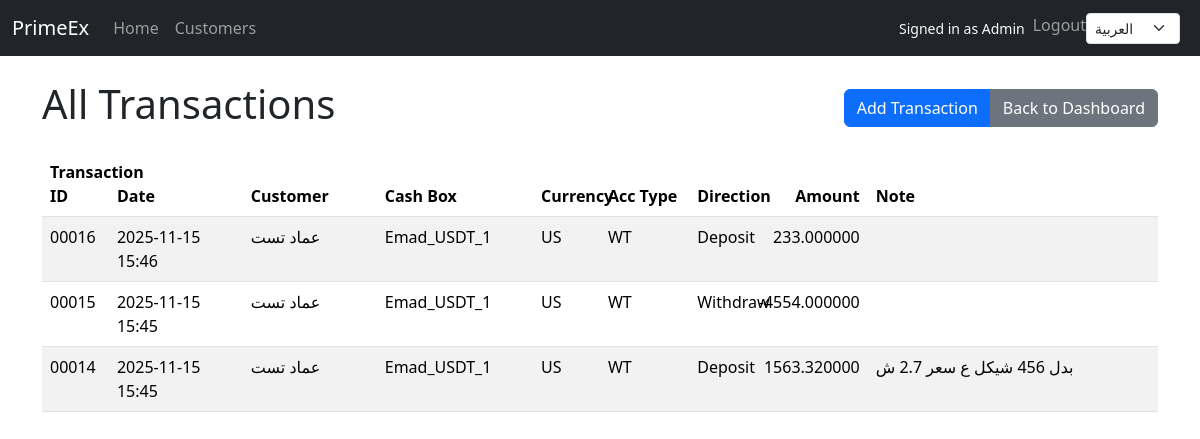
/en/transactions/ (signed in), run on an earlier commit of the app's database.
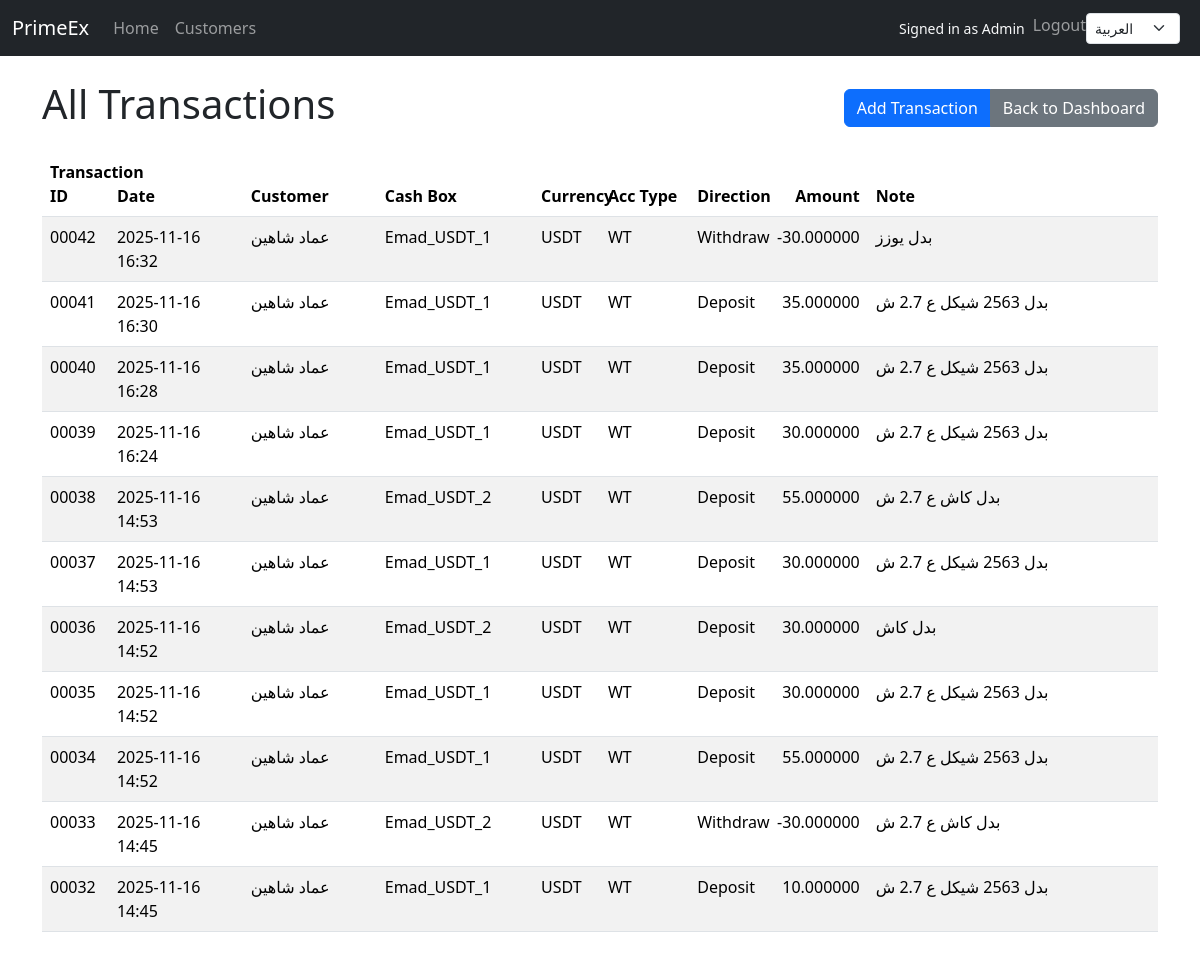
And on a later commit of the database.
### cashbox/models.py (models this page shows, shortened)
class Transaction(models.Model):
    class Direction(models.TextChoices):
        DEPOSIT = "DEPOSIT", "Deposit"
        WITHDRAW = "WITHDRAW", "Withdraw"
    cashbox = models.ForeignKey(CashBox, on_delete=models.CASCADE, related_name="transactions")
    direction = models.CharField(max_length=8, choices=Direction.choices)
    amount = models.DecimalField(max_digits=18, decimal_places=6)
    note = models.CharField(max_length=255, blank=True)
    created_at = models.DateTimeField(auto_now_add=True)
    class Meta:
        ordering = ["-created_at"]
        indexes = [
            Index(fields=["cashbox", "created_at"]),
        ]
        constraints = [
            CheckConstraint(check=Q(amount__gt=0), name="amount_positive"),
        ]

class CashBox(models.Model):
    customer = models.ForeignKey(Customer, on_delete=models.CASCADE, related_name="cashboxes")
    currency = models.ForeignKey(Currency, on_delete=models.PROTECT)
    account_type = models.ForeignKey(AccountType, on_delete=models.PROTECT)
    name = models.CharField(max_length=100, blank=True, default="")
    created_at = models.DateTimeField(auto_now_add=True)
    class Meta:
        indexes = [
            Index(fields=["customer", "currency", "account_type"]),
        ]

class Customer(models.Model):
    name = models.CharField(max_length=200)
    phone = models.CharField(max_length=50, blank=True)
    created_at = models.DateTimeField(auto_now_add=True)

class Currency(models.Model):
    code = models.CharField(max_length=10, unique=True)
    name = models.CharField(max_length=50)
    symbol = models.CharField(max_length=10, blank=True)
    decimal_places = models.PositiveSmallIntegerField(default=2)
    is_active = models.BooleanField(default=True)

class AccountType(models.Model):
    code = models.CharField(max_length=20, unique=True)
    name = models.CharField(max_length=50)

### cashbox/views.py (the view)
# urls.py: path("transactions/", TransactionReviewListView.as_view(), name="transaction_review"),
class TransactionReviewListView(LoginRequiredMixin, ListView):
    model = Transaction
    paginate_by = 50
    template_name = "cashbox/transactions_list.html"
    def get_queryset(self):
        qs = (
            Transaction.objects.all()
            .select_related(
                "cashbox",
                "cashbox__customer",
                "cashbox__currency",
                "cashbox__account_type",
            )
            .order_by("-created_at", "-id")
        )
        return qs
    def get_context_data(self, **kwargs):
        ctx = super().get_context_data(**kwargs)
        ctx.update({"scope": "all", "title": _("All Transactions")})
        return ctx

### cashbox/context_processors.py (called while the page is built)
def nav_customers(request):
    customers = Customer.objects.all().only("id", "name").order_by("name")
    return {"nav_customers": customers}

### templates/cashbox/transactions_list.html (shortened to what this page needs)
{% extends "base.html" %}
{% load i18n humanize %}
{% block content %}
<div class="d-flex justify-content-between align-items-center mb-3">
  <h1>{{ title }}</h1>
  <div class="btn-group">
    {% if perms.cashbox.add_transaction %}
      {% if scope == 'cashbox' %}
        <a class="btn btn-primary" href="{% url 'transaction_create' %}?cashbox={{ cashbox.id }}">{% trans "Add Transaction" %}</a>
      {% else %}
        <a class="btn btn-primary" href="{% url 'transaction_create' %}">{% trans "Add Transaction" %}</a>
      {% endif %}
    {% endif %}
    {% if scope == 'cashbox' %}
      <a class="btn btn-secondary" href="{% url 'customer_report' cashbox.customer.pk %}">{% trans "Back to Customer" %}</a>
    {% elif scope == 'customer' %}
      <a class="btn btn-secondary" href="{% url 'customer_report' customer.pk %}">{% trans "Back to Customer" %}</a>
    {% else %}
      <a class="btn btn-secondary" href="{% url 'dashboard' %}">{% trans "Back to Dashboard" %}</a>
    {% endif %}
  </div>
</div>
<div class="table-responsive">
  <table class="table table-striped" style="table-layout: fixed;">
    <colgroup>
      <col style="width:6%">
      <col style="width:12%">
      <col style="width:12%">
      <col style="width:14%">
      <col style="width:6%">
      <col style="width:8%">
      <col style="width:4%">
      <col style="width:12%">
      <col style="width:26%">
    </colgroup>
    <thead>
      <tr>
        <th>{% trans "Transaction ID" %}</th>
        <th>{% trans "Date" %}</th>
        <th>{% trans "Customer" %}</th>
        <th>{% trans "Cash Box" %}</th>
        <th>{% trans "Currency" %}</th>
        <th>{% trans "Acc Type" %}</th>
        <th>{% trans "Direction" %}</th>
        <th class="text-end">{% trans "Amount" %}</th>
        <th>{% trans "Note" %}</th>
      </tr>
    </thead>
    <tbody>
      {% for t in object_list %}
      <tr>
        <td>{{ t.id|stringformat:"05d" }}</td>
        <td>{{ t.created_at|date:"Y-m-d H:i" }}</td>
        <td>{{ t.cashbox.customer.name }}</td>
        <td>
          {% if t.cashbox.name %}
            {{ t.cashbox.name }}
          {% else %}
            {{ t.cashbox.currency.code }} - {{ t.cashbox.account_type.code }}
          {% endif %}
        </td>
        <td>{{ t.cashbox.currency.code }}</td>
        <td>{{ t.cashbox.account_type.code }}</td>
        <td>{{ t.get_direction_display }}</td>
        <td class="text-end">
          {% if t.direction == 'WITHDRAW' %}-{% endif %}{{ t.amount }}
        </td>
        <td style="word-wrap: break-word; white-space: pre-wrap; overflow-wrap: break-word;">{{ t.note }}</td>
      </tr>
      {% empty %}
      <tr><td colspan="9" class="text-center text-muted">{% trans "No transactions found." %}</td></tr>
      {% endfor %}
    </tbody>
  </table>
</div>
{% endblock %}

### templates/base.html (shortened to what this page needs)
<!doctype html>
<html lang="en" dir="ltr">
  <head>
    <link href="https://cdn.jsdelivr.net/npm/bootstrap@5.3.3/dist/css/bootstrap.min.css" rel="stylesheet">
  </head>
  <body>
    <nav class="navbar navbar-expand-lg navbar-dark bg-dark">
      <div class="container-fluid">
        <a class="navbar-brand" href="/">PrimeEx</a>
        <div class="collapse navbar-collapse" id="navbarNav">
          {% if request.user.is_authenticated %}
            <ul class="navbar-nav me-auto">
              <li class="nav-item">
                <a class="nav-link" href="{% url 'dashboard' %}">Home</a>
              </li>
              <li class="nav-item">
                <a class="nav-link" href="{% url 'customer_list' %}">Customers</a>
              </li>
            </ul>
          {% endif %}
          <ul class="navbar-nav ms-auto">
            {% if request.user.is_authenticated %}
            <li class="nav-item me-2 d-flex align-items-center text-light">
              <span class="small">Signed in as {{ request.user.username }}</span>
            </li>
            <li class="nav-item">
              <form method="post" action="{% url 'logout' %}" class="d-inline">
                <button type="submit" class="btn btn-link nav-link p-0">Logout</button>
              </form>
            </li>
            {% else %}
            <li class="nav-item">
              <a class="nav-link" href="{% url 'login' %}">Login</a>
            </li>
            {% endif %}
            <li class="nav-item">
              <form action="/i18n/setlang/" method="post" class="d-flex align-items-center">
                <select name="language" class="form-select form-select-sm me-2" onchange="this.form.submit()">
                  {% if LANGUAGE_CODE == 'en' %}
                    <option value="en" selected="selected">English</option>
                    <option value="ar">العربية</option>
                  {% else %}
                    <option value="ar" selected="selected">العربية</option>
                  {% endif %}
                </select>
              </form>
            </li>
          </ul>
        </div>
      </div>
    </nav>
    <main class="container py-4">
      {% block content %}{% endblock %}
    </main>
  </body>
  </html>

What changed in the data, as far as the page shows it:
removed Transaction: id "00016", created_at "2025-11-15 15:46", cashbox.customer.name "عماد تست", cashbox.name "Emad_USDT_1", cashbox.currency.code "US", cashbox.account_type.code "WT", direction "Deposit", amount "233.000000"
removed Transaction: id "00015", created_at "2025-11-15 15:45", cashbox.customer.name "عماد تست", cashbox.name "Emad_USDT_1", cashbox.currency.code "US", cashbox.account_type.code "WT", direction "Withdraw", amount "4554.000000"
removed Transaction: id "00014", created_at "2025-11-15 15:45", cashbox.customer.name "عماد تست", cashbox.name "Emad_USDT_1", cashbox.currency.code "US", cashbox.account_type.code "WT", direction "Deposit", amount "1563.320000", note "بدل 456 شيكل ع سعر 2.7 ش"
added Transaction: id "00042", created_at "2025-11-16 16:32", cashbox.customer.name "عماد شاهين", cashbox.name "Emad_USDT_1", cashbox.currency.code "USDT", cashbox.account_type.code "WT", direction "Withdraw", amount "30.000000", note "بدل يوزز"
added Transaction: id "00041", created_at "2025-11-16 16:30", cashbox.customer.name "عماد شاهين", cashbox.name "Emad_USDT_1", cashbox.currency.code "USDT", cashbox.account_type.code "WT", direction "Deposit", amount "35.000000", note "بدل 2563 شيكل ع 2.7 ش"
added Transaction: id "00040", created_at "2025-11-16 16:28", cashbox.customer.name "عماد شاهين", cashbox.name "Emad_USDT_1", cashbox.currency.code "USDT", cashbox.account_type.code "WT", direction "Deposit", amount "35.000000", note "بدل 2563 شيكل ع 2.7 ش"
added Transaction: id "00039", created_at "2025-11-16 16:24", cashbox.customer.name "عماد شاهين", cashbox.name "Emad_USDT_1", cashbox.currency.code "USDT", cashbox.account_type.code "WT", direction "Deposit", amount "30.000000", note "بدل 2563 شيكل ع 2.7 ش"
added Transaction: id "00038", created_at "2025-11-16 14:53", cashbox.customer.name "عماد شاهين", cashbox.name "Emad_USDT_2", cashbox.currency.code "USDT", cashbox.account_type.code "WT", direction "Deposit", amount "55.000000", note "بدل كاش ع 2.7 ش"
added Transaction: id "00037", created_at "2025-11-16 14:53", cashbox.customer.name "عماد شاهين", cashbox.name "Emad_USDT_1", cashbox.currency.code "USDT", cashbox.account_type.code "WT", direction "Deposit", amount "30.000000", note "بدل 2563 شيكل ع 2.7 ش"
added Transaction: id "00036", created_at "2025-11-16 14:52", cashbox.customer.name "عماد شاهين", cashbox.name "Emad_USDT_2", cashbox.currency.code "USDT", cashbox.account_type.code "WT", direction "Deposit", amount "30.000000", note "بدل كاش"
added Transaction: id "00035", created_at "2025-11-16 14:52", cashbox.customer.name "عماد شاهين", cashbox.name "Emad_USDT_1", cashbox.currency.code "USDT", cashbox.account_type.code "WT", direction "Deposit", amount "30.000000", note "بدل 2563 شيكل ع 2.7 ش"
added Transaction: id "00034", created_at "2025-11-16 14:52", cashbox.customer.name "عماد شاهين", cashbox.name "Emad_USDT_1", cashbox.currency.code "USDT", cashbox.account_type.code "WT", direction "Deposit", amount "55.000000", note "بدل 2563 شيكل ع 2.7 ش"
added Transaction: id "00033", created_at "2025-11-16 14:45", cashbox.customer.name "عماد شاهين", cashbox.name "Emad_USDT_2", cashbox.currency.code "USDT", cashbox.account_type.code "WT", direction "Withdraw", amount "30.000000", note "بدل كاش ع 2.7 ش"
added Transaction: id "00032", created_at "2025-11-16 14:45", cashbox.customer.name "عماد شاهين", cashbox.name "Emad_USDT_1", cashbox.currency.code "USDT", cashbox.account_type.code "WT", direction "Deposit", amount "10.000000", note "بدل 2563 شيكل ع 2.7 ش"
